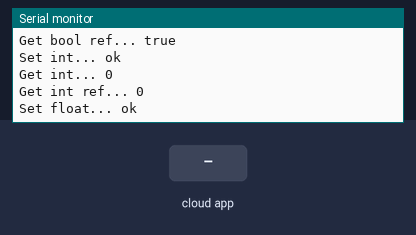
Simulated run of this sketch. Board: ESP8266 (NodeMCU). Shown: the last lines printed to the serial monitor. Inputs (shaded band) come from the test bench. WiFi joins after 1.5 s; servers stay silent unless stated; the Firebase database answers and starts empty.

Above: at 2.7 s.
2.8 s: the phone or cloud app sets string to 0
At 2.83 s:
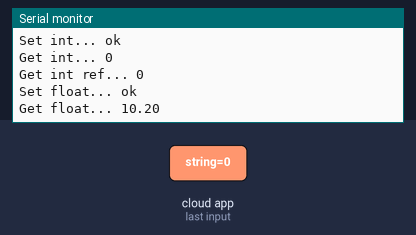
16.8 s: the phone or cloud app sets float to 0
At 17.84 s:
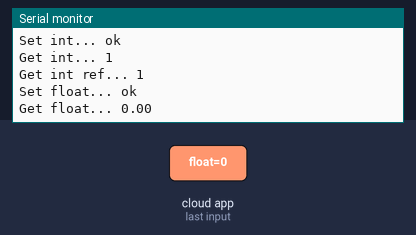

Measured:
- after the input at 16.8 s, the serial monitor: prints a new line after 0.91 s (image 2)

The sketch:

Main.ino
```cpp
/**
 * Created by Sahil Vaidya
 *
 * Email: sahil.vaidya13@gmail.com

 */

#if defined(ESP32)
#include <WiFi.h>
#include <FirebaseESP32.h>
#elif defined(ESP8266)
#include <ESP8266WiFi.h>
#include <FirebaseESP8266.h>
#endif

// Provide the token generation process info.
#include <addons/TokenHelper.h>

// Provide the RTDB payload printing info and other helper functions.
#include <addons/RTDBHelper.h>

/* 1. Define the WiFi credentials */
#define WIFI_SSID "Airtel_9229573499"
#define WIFI_PASSWORD "air84101"

// For the following credentials, see examples/Authentications/SignInAsUser/EmailPassword/EmailPassword.ino

/* 2. Define the API Key */
#define API_KEY "AIzaSyDiqFDAB35qP3MefFOjx5U72W8AtHK4XSE"
//jWmAEyHOcM1oFtB4Mn6d1yxKEv4pXnSHTcn1vHS0

/* 3. Define the RTDB URL */
#define DATABASE_URL "https://home-security-d9d50-default-rtdb.firebaseio.com/" //<databaseName>.firebaseio.com or <databaseName>.<region>.firebasedatabase.app

/* 4. Define the user Email and password that alreadey registerd or added in your project */
#define USER_EMAIL "tanayrajeshshroff21@gmail.com"
#define USER_PASSWORD "CapsicuM#12"

// Define Firebase Data object
FirebaseData fbdo;

FirebaseAuth auth;
FirebaseConfig config;

unsigned long sendDataPrevMillis = 0;

unsigned long count = 0;

void setup()
{

  Serial.begin(115200);

  WiFi.begin(WIFI_SSID, WIFI_PASSWORD);
  Serial.print("Connecting to Wi-Fi");
  while (WiFi.status() != WL_CONNECTED)
  {
    Serial.print(".");
    delay(300);
  }
  Serial.println();
  Serial.print("Connected with IP: ");
  Serial.println(WiFi.localIP());
  Serial.println();

  Serial.printf("Firebase Client v%s\n\n", FIREBASE_CLIENT_VERSION);

  /* Assign the api key (required) */
  config.api_key = API_KEY;

  /* Assign the user sign in credentials */
  auth.user.email = USER_EMAIL;
  auth.user.password = USER_PASSWORD;

  /* Assign the RTDB URL (required) */
  config.database_url = DATABASE_URL;

  /* Assign the callback function for the long running token generation task */
  config.token_status_callback = tokenStatusCallback; // see addons/TokenHelper.h


  Firebase.begin(&config, &auth);

  // Comment or pass false value when WiFi reconnection will control by your code or third party library
  Firebase.reconnectWiFi(true);

  Firebase.setDoubleDigits(5);


}

void loop()
{

  // Firebase.ready() should be called repeatedly to handle authentication tasks.

  if (Firebase.ready() && (millis() - sendDataPrevMillis > 15000 || sendDataPrevMillis == 0))
  {
    sendDataPrevMillis = millis();

    Serial.printf("Set bool... %s\n", Firebase.setBool(fbdo, F("/test/bool"), count % 2 == 0) ? "ok" : fbdo.errorReason().c_str());

    Serial.printf("Get bool... %s\n", Firebase.getBool(fbdo, FPSTR("/test/bool")) ? fbdo.to<bool>() ? "true" : "false" : fbdo.errorReason().c_str());

    bool bVal;
    Serial.printf("Get bool ref... %s\n", Firebase.getBool(fbdo, F("/test/bool"), &bVal) ? bVal ? "true" : "false" : fbdo.errorReason().c_str());

    Serial.printf("Set int... %s\n", Firebase.setInt(fbdo, F("/test/int"), count) ? "ok" : fbdo.errorReason().c_str());

    Serial.printf("Get int... %s\n", Firebase.getInt(fbdo, F("/test/int")) ? String(fbdo.to<int>()).c_str() : fbdo.errorReason().c_str());

    int iVal = 0;
    Serial.printf("Get int ref... %s\n", Firebase.getInt(fbdo, F("/test/int"), &iVal) ? String(iVal).c_str() : fbdo.errorReason().c_str());

    Serial.printf("Set float... %s\n", Firebase.setFloat(fbdo, F("/test/float"), count + 10.2) ? "ok" : fbdo.errorReason().c_str());

    Serial.printf("Get float... %s\n", Firebase.getFloat(fbdo, F("/test/float")) ? String(fbdo.to<float>()).c_str() : fbdo.errorReason().c_str());

    Serial.printf("Set double... %s\n", Firebase.setDouble(fbdo, F("/test/double"), count + 35.517549723765) ? "ok" : fbdo.errorReason().c_str());

    Serial.printf("Get double... %s\n", Firebase.getDouble(fbdo, F("/test/double")) ? String(fbdo.to<double>()).c_str() : fbdo.errorReason().c_str());

    Serial.printf("Set string... %s\n", Firebase.setString(fbdo, F("/test/string"), "Hello World!") ? "ok" : fbdo.errorReason().c_str());

    Serial.printf("Get string... %s\n", Firebase.getString(fbdo, F("/test/string")) ? fbdo.to<const char *>() : fbdo.errorReason().c_str());

    // For the usage of FirebaseJson, see examples/FirebaseJson/BasicUsage/Create_Edit_Parse.ino
    FirebaseJson json;

    if (count == 0)
    {
      json.set("value/round/" + String(count), F("cool!"));
      json.set(F("vaue/ts/.sv"), F("timestamp"));
      Serial.printf("Set json... %s\n", Firebase.set(fbdo, F("/test/json"), json) ? "ok" : fbdo.errorReason().c_str());
    }
    else
    {
      json.add(String(count), "smart!");
      Serial.printf("Update node... %s\n", Firebase.updateNode(fbdo, F("/test/json/value/round"), json) ? "ok" : fbdo.errorReason().c_str());
    }

    Serial.println();


    count++;
  }
}
```
